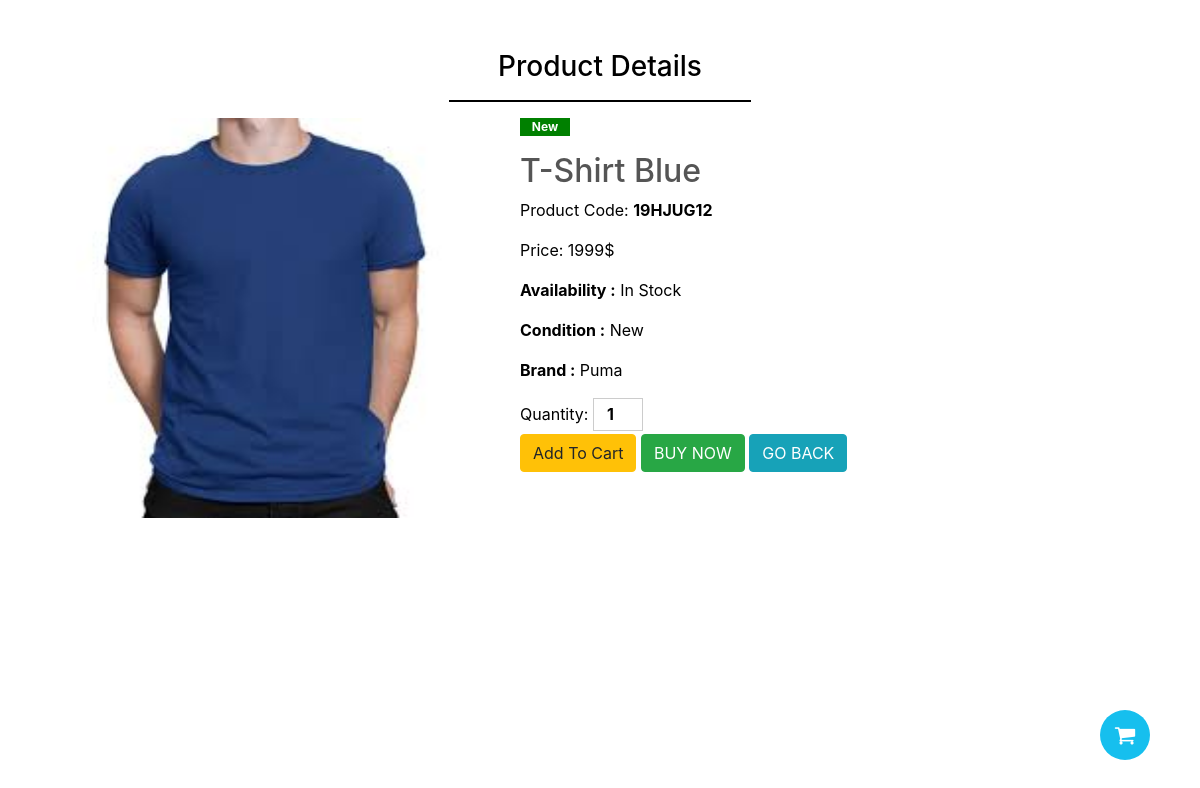
Page /product.php?pid=1212&cname=ADMIN on the committed database.
### tables this page shows
CREATE TABLE `productdetails` (
  `id` int(11) NOT NULL,
  `pName` varchar(100) NOT NULL,
  `img1` varchar(100) NOT NULL,
  `img2` varchar(100) NOT NULL,
  `img3` varchar(100) NOT NULL,
  `price` varchar(10) NOT NULL,
  `Availability` varchar(10) NOT NULL,
  `Condition` varchar(10) NOT NULL,
  `brand` varchar(11) NOT NULL,
  `Quantity` varchar(11) NOT NULL,
  `Description` varchar(11) NOT NULL,
  `ProductCode` varchar(11) NOT NULL,
  `ProductId` varchar(11) NOT NULL,
  `ProviderId` varchar(11) NOT NULL,
  `Discount` varchar(11) NOT NULL,
  `GST` varchar(11) NOT NULL
);

### product.php (the view, shortened to what this page needs)
<?php
$pid=$_GET["pid"];
$cname=$_GET["cname"];
global $ConnectingDB;
?>
<!DOCTYPE html>
<html lang="en">
<head>
    <link rel="stylesheet" href="https://stackpath.bootstrapcdn.com/bootstrap/4.5.0/css/bootstrap.min.css">
    <link rel="stylesheet" href="style.css">
    <link href="https://stackpath.bootstrapcdn.com/font-awesome/4.7.0/css/font-awesome.min.css" rel="stylesheet">
</head>
<body>
    <div class="container">
      <h3 class="text-center">Product Details</h3>
        <hr>
        <div class="row">
            <?php
            $sql ="SELECT * FROM productdetails WHERE ProductId='$pid' ";
            $stmt=$ConnectingDB->query($sql);
            while($DataRows=$stmt->fetch()){
                $Product_Name   =$DataRows["pName"];
                $Price  =$DataRows["price"];
                $image1   =$DataRows["img1"];
                $Available      =$DataRows["Availability"];
                $Condition   =$DataRows["Condition"];
                $Brand   =$DataRows["brand"];
                $ProductCode   =$DataRows["ProductCode"];
            ?>
            <div class="col-md-5">
              <div id="carouselExampleControls" class="carousel slide" data-ride="carousel">
                  <div class="carousel-inner">
                    <div class="carousel-item active">
                      <img src="img/<?php echo $image1; ?>" class="d-block w-100" alt="...">
                    </div>
                  </div>
                  <a class="carousel-control-prev" href="#carouselExampleControls" role="button" data-slide="prev">
                    <span class="carousel-control-prev-icon" aria-hidden="true" ></span>
                  </a>
                  <a class="carousel-control-next" href="#carouselExampleControls" role="button" data-slide="next">
                    <span class="carousel-control-next-icon" aria-hidden="true"></span>
                  </a>
              </div>
            </div>
            <div class="col-md-7">
                <p class="newArrival text-center"><?php echo $Condition; ?></p>
                <h2><?php echo $Product_Name; ?></h2>
                <p>Product Code: <b><?php echo $ProductCode; ?></b></p>
                <p class="price">Price: <?php echo $Price; ?> </p>
                <p><b>Availability :</b> <?php echo $Available; ?></p>
                <p><b>Condition :</b> <?php echo $Condition; ?></p>
                <p><b>Brand :</b> <?php echo $Brand; ?></p>
                <label for=""> Quantity: </label>
                <input class="quantity" type="number" id="quantity" value="1" required min="1" max="10">
                <br>
                <button onclick="AddToCart()" class="btn btn-warning" >Add To Cart</button>
                <button onclick="buyNow()" class="btn btn-success">BUY NOW</button>
                <a href="index.php" class="btn btn-info" >GO BACK</a>
            </div>
            <?php
          }
           ?>
          <a href="ViewCart.php?cname=<?php echo $cname; ?>">
            <span class="d-inline-block gotocart" tabindex="0" data-toggle="tooltip" title="View Your Cart Item">
                <i class="fa fa-shopping-cart" style="pointer-events: none;" type="button" disabled></i>
            </span>
          </a>
        </div>
    </div>
</body>
</html>

### style.css (style rules this page uses)
body { color: black; }
.container { padding-top: 50px; }
hr { width: 300px; border: 1px solid #000000; }
.gotocart { position: fixed; width: 50px; height: 50px; background: rgb(22, 191, 238); bottom: 40px; right: 50px; border-radius: 50px; text-decoration: none; text-align: center; line-height: 50px; color: white; font-size: 22px; }
.newArrival { background: green; width: 50px; color: white; font-size: 12px; font-weight: bold; }
.col-md-7 h2 { color: #555555; }
.quantity { border: 1px solid #ccc; font-weight: bold; height: 33px; text-align: center; width: 50px; }
.w-100 { height: 400px; }

### rows in the picture
productdetails: img1 (picture), Condition "New", pName "T-Shirt Blue", ProductCode "19HJUG12", price "1999$", Availability "In Stock", brand "Puma"
